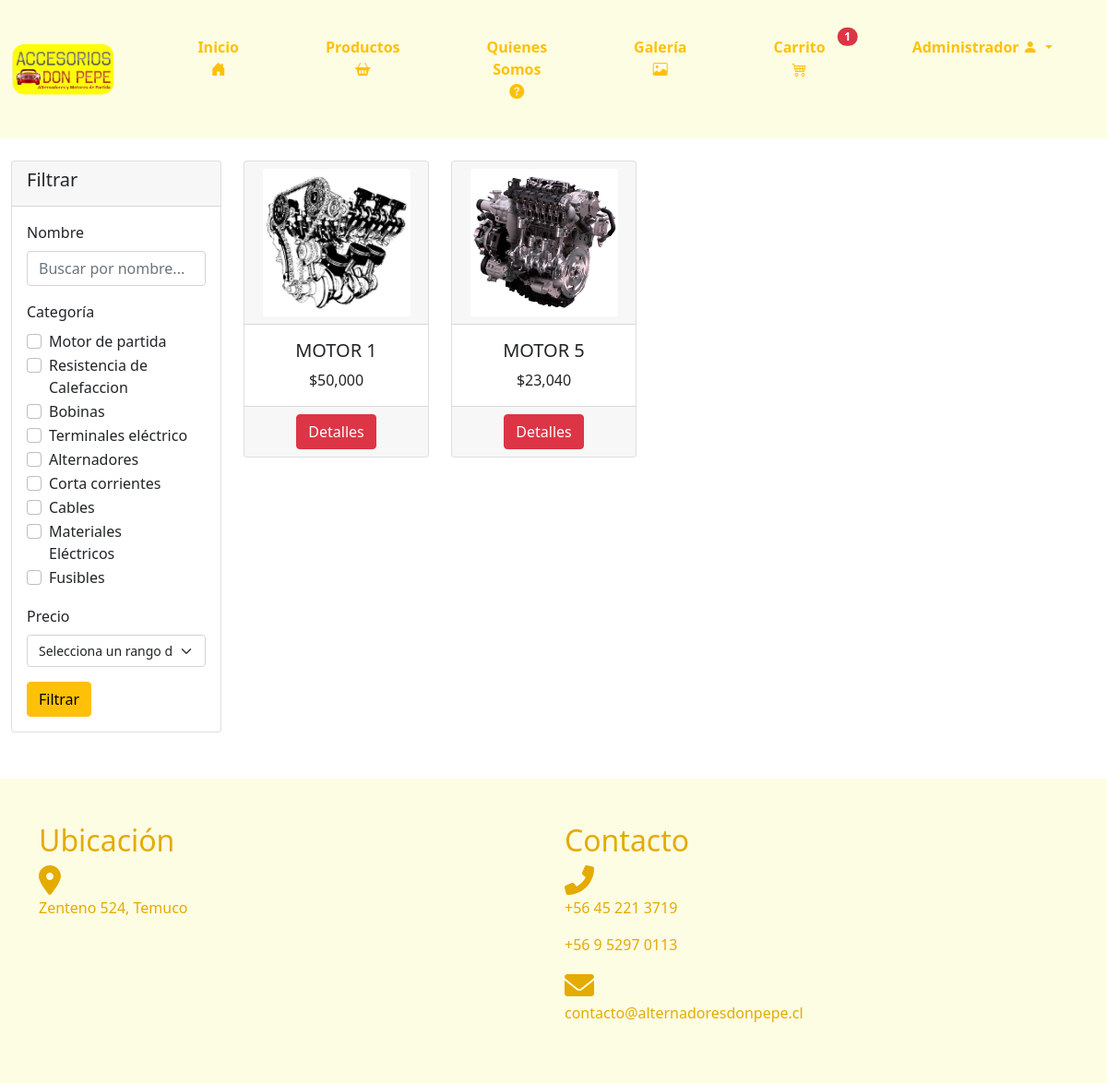
The page /productos/ (signed in) on the database its author committed.
### core/models.py (models this page shows, shortened)
class Categoria(models.Model):
    idCategoria = models.AutoField(primary_key=True)
    nombreCa = models.CharField(max_length=50)

class Producto(models.Model):
    codProducto = models.IntegerField(primary_key=True)
    nombreP = models.CharField(max_length=100)
    stock = models.IntegerField()
    descipcion = models.CharField(max_length=500)
    foto = models.ImageField(upload_to="productos")  # Directorio de destino para las imágenes de los productos
    precio = models.IntegerField()
    categoria = models.ForeignKey(Categoria, on_delete=models.CASCADE)
    def get_absolute_url(self):
        return reverse('detalleproducto', kwargs={'pk': self.pk})

### core/views.py (the view)
# urls.py: path('productos/', productos, name="productos"),
@login_required
def productos(request):
    nombre = request.GET.get('nombre', '')
    categoria_id = request.GET.get('categoria', '')
    precio_rango = request.GET.get('precio', '')
    productoListado = Producto.objects.all()
    if nombre:
        productoListado = productoListado.filter(nombreP__icontains=nombre)
    if categoria_id:
        productoListado = productoListado.filter(categoria_id=categoria_id)
    if precio_rango:
        min_precio, max_precio = map(int, precio_rango.split('-'))
        productoListado = productoListado.filter(precio__gte=min_precio, precio__lte=max_precio)
    categorias = Categoria.objects.all()
    carrito = ItemCarrito.objects.filter(usuario=request.user)
    total = sum(item.producto.precio * item.cantidad for item in carrito)
    carrito_count = sum(item.cantidad for item in carrito)
    contexto = {
        "productos": productoListado,
        "categorias": categorias,
        'carrito': carrito,
        'total': total,
        'carrito_count': carrito_count,
    }
    return render(request, 'core/productos.html', contexto)

### core/templatetags/custom_filters.py (called while the page is built)
@register.filter
def format_clp(value):
    try:
        return "${:,.0f}".format(value)
    except (ValueError, TypeError):
        return value

@register.filter
def multiplicar(value, arg):
    try:
        return value * arg
    except (TypeError, ValueError):
        return 0

### core/templates/core/productos.html (shortened to what this page needs)
{% load static %}
{% load custom_filters %}
<!DOCTYPE html>
<html lang="en">
<head>
    <link href="https://cdn.jsdelivr.net/npm/bootstrap@5.0.2/dist/css/bootstrap.min.css" rel="stylesheet"
>
    <link href="https://cdnjs.cloudflare.com/ajax/libs/font-awesome/6.0.0-beta3/css/all.min.css" rel="stylesheet">
    <link type="text/css" rel="stylesheet" href="{% static 'css/inicio.css' %}">
    <link href="https://cdn.jsdelivr.net/npm/bootstrap-icons/font/bootstrap-icons.css" rel="stylesheet">
</head>
<body>
    <nav class="navbar navbar-expand-lg navbar-light" style="background-color: #fdfde3;">
        <div class="container-fluid">
            <a class="navbar-brand" href="{% url 'inicio' %}">
                <img src="{% static 'img/logo-don-pepe.png' %}" class="logo" style="max-width: 80%;"
                    alt="Accesorios Don Pepe">
            </a>
            <div class="collapse navbar-collapse justify-content-end" id="navbarNav">
                <ul class="navbar-nav">
                    <li class="nav-item">
                        <a class="btn btn-outline-warning py-4 px-4 mx-2" href="{% url 'inicio' %}">
                            Inicio
                            <i class="bi bi-house-door-fill"></i>
                        </a>
                    </li>
                    <li class="nav-item">
                        <a class="btn btn-outline-warning py-4 px-4 mx-2" href="{% url 'productos' %}">
                            Productos
                            <i class="bi bi-basket2-fill"></i>
                        </a>
                    </li>
                    <li class="nav-item">
                        <a class="btn btn-outline-warning py-4 px-4 mx-2" href="{% url 'quienessomos' %}">
                            Quienes Somos
                            <i class="bi bi-question-circle-fill"></i>
                        </a>
                    </li>
                    <li class="nav-item">
                        <a class="btn btn-outline-warning py-4 px-4 mx-2" href="{% url 'galeria' %}">
                            Galería
                            <i class="bi bi-image"></i>
                        </a>
                    </li>
                    <li class="nav-item">
                        <a class="btn btn-outline-warning py-4 px-4 mx-2 position-relative" data-bs-toggle="modal" data-bs-target="#cartModal">
                            Carrito
                            <i class="bi bi-cart4"></i>
                            {% if carrito_count > 0 %}
                                <span class="position-absolute top-0 start-100 translate-middle badge rounded-pill bg-danger" style="margin-top: 25px;">
                                    {{ carrito_count }}
                                </span>
                            {% endif %}
                        </a>
                    </li>
                    <li class="nav-item dropdown">
                        {% if user.is_authenticated %}
                        <div class="btn-group">
                            <button type="button" class="btn btn-outline-warning py-4 px-4 mx-2 dropdown-toggle"
                                data-bs-toggle="dropdown" style="font-weight: 700; border: 0px; border-radius: 10px;">
                                {% if user.is_superuser %}
                                Administrador
                                {% else %}
                                Hola {{ user.first_name }}
                                {% endif %}
                                <i class="bi bi-person-fill"></i>
                            </button>
                        </div>
                        {% endif %}
                    </li>
                </ul>
            </div>
        </div>
    </nav>
    <br>
<div class="container-fluid">
    <div class="row">
        <div class="col-md-3" style="width: 21%;">
            <div class="card">
                <div class="card-header">
                    <h5>Filtrar</h5>
                </div>
                <div class="card-body">
                    <form method="GET" action="">
                        <div class="mb-3">
                            <label for="nombre" class="form-label">Nombre</label>
                            <input type="text" class="form-control" id="nombre" name="nombre" placeholder="Buscar por nombre..." value="{{ request.GET.nombre }}">
                        </div>
                        <div class="mb-3">
                            <label class="form-label">Categoría</label><br>
                            {% for categoria in categorias %}
                                <div class="form-check form-check-inline">
                                    <input class="form-check-input" type="checkbox" name="categoria" id="categoria_{{ categoria.idCategoria }}" value="{{ categoria.idCategoria }}">
                                    <label class="form-check-label" for="categoria_{{ categoria.idCategoria }}">
                                        {{ categoria.nombreCa }}
                                    </label>
                                </div>
                            {% endfor %}
                        </div>
                        <div class="mb-3">
                            <label for="precio" class="form-label">Precio</label>
                            <select class="form-select" style="font-size: 14px;" id="precio" name="precio">
                                <option value="" >Selecciona un rango de precio</option>
                            </select>
                        </div>
                        <button type="submit" class="btn btn-warning">Filtrar</button>
                    </form>
                </div>
            </div>
        </div>
        <div class="col-md-9">
            <div class="row">
                {% for m in productos %}
                <div class="col-md-4 col-sm-12" style="width: 25%; margin-bottom: 2%;">
                    <div class="card">
                        <div class="card-header" style="text-align: center;">
                            <img src="{{ m.foto.url }}" alt="" class="card-img-top imagen-producto">
                        </div>
                        <div class="card-body" style="text-align: center;">
                            <h5 style="text-transform: uppercase;">{{ m.nombreP }}</h5>
                            <h7>{{ m.precio|format_clp }}</h7>
                        </div>
                        <div class="card-footer" style="text-align: center;">
                            <a class="btn btn-danger" href="{{m.get_absolute_url}}">Detalles</a>
                        </div>
                    </div>
                </div>
                {% endfor %}
            </div>
        </div>
    </div>
</div>
   <div class="container-fluid py-5" style="background-color: #fdfde3; color: #e4ab00; margin-top: 50px;">
    <div class="container">
        <div class="row">
            <div class="col-md-6">
                <h2>Ubicación</h2>
                <i class="fas fa-map-marker-alt fa-2x"></i>
                <p>Zenteno 524, Temuco</p>
            </div>
            <div class="col-md-6">
                <h2>Contacto</h2>
                <i class="fas fa-phone-alt fa-2x"></i>
                <p>+56 45 221 3719</p>
                <p>+56 9 5297 0113</p>
                <i class="fas fa-envelope fa-2x"></i>
                <p>contacto@alternadoresdonpepe.cl</p>
            </div>
        </div>
    </div>
</div>
</body>
</html>

### core/static/css/inicio.css (style rules this page uses)
.navbar { padding: 0%; }
.navbar-nav li { padding: 15px 15px; }
.navbar-nav li a { font-weight: 700; border: 0px; border-radius: 10px; }

### core/templates/core/productos.html (style rules this page uses)
.imagen-producto { width: 160px; height: 160px; object-fit: cover; }

### rows shown on the page
Categoria: nombreCa "Motor de partida"
Categoria: nombreCa "Resistencia de Calefaccion"
Categoria: nombreCa "Bobinas"
Categoria: nombreCa "Terminales eléctrico"
Categoria: nombreCa "Alternadores"
Categoria: nombreCa "Corta corrientes"
Categoria: nombreCa "Cables"
Categoria: nombreCa "Materiales Eléctricos"
Categoria: nombreCa "Fusibles"
Producto: foto (picture), nombreP "MOTOR 1", precio "$50,000"
Producto: foto (picture), nombreP "MOTOR 5", precio "$23,040"

### other values the page prints
{{ carrito_count }} "1"
